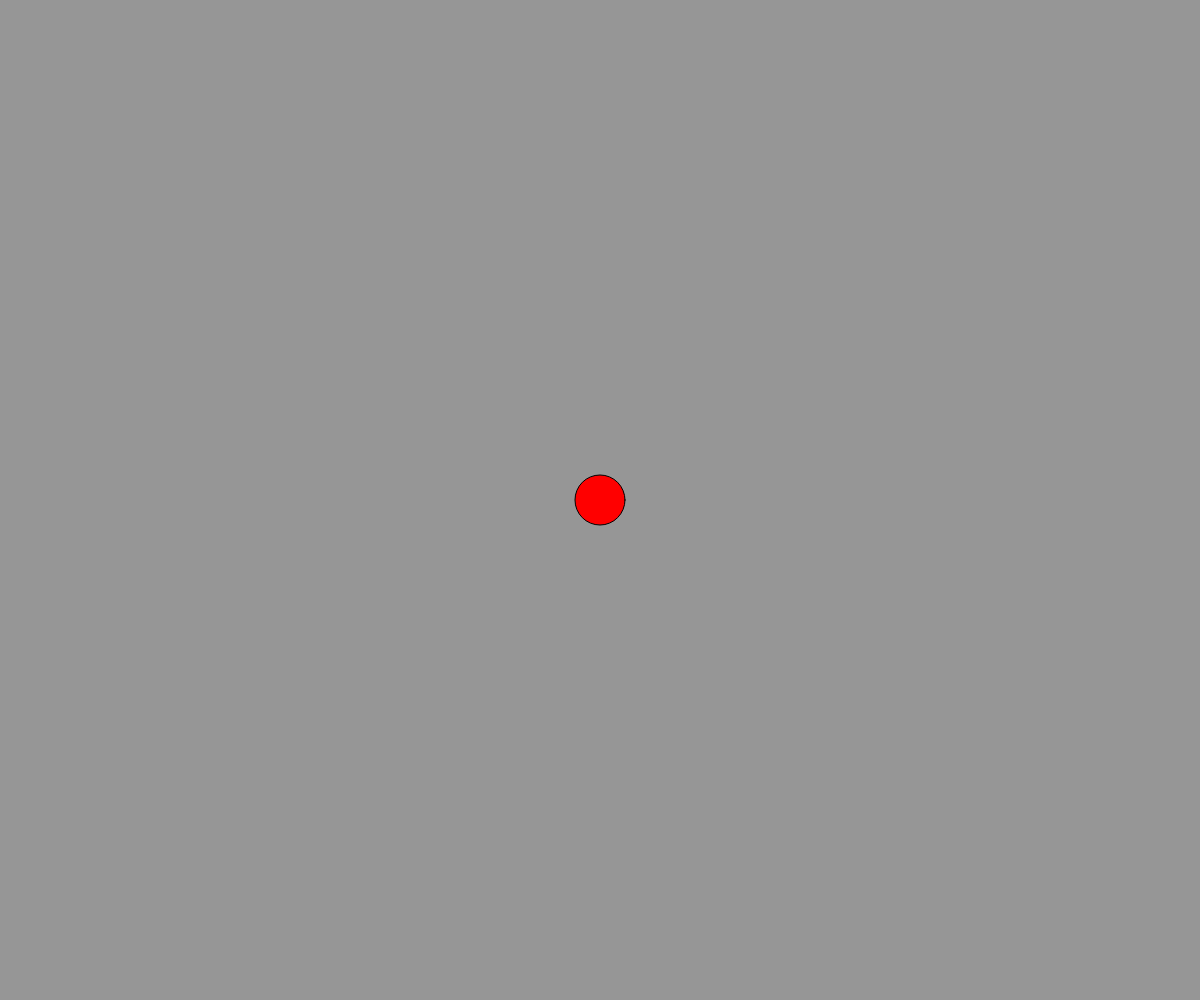
Frame 1 (no input)
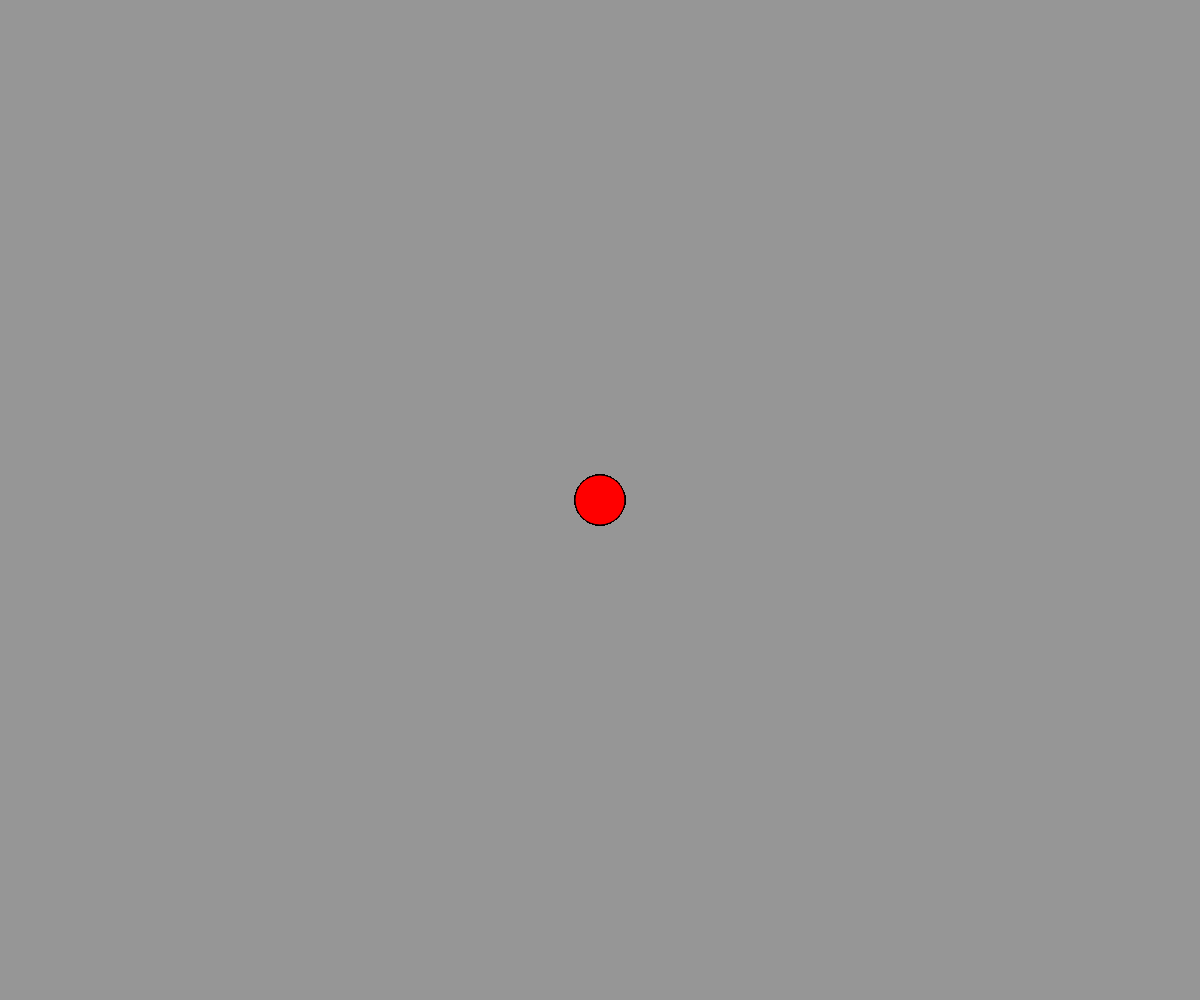
Frame 60 (no input)
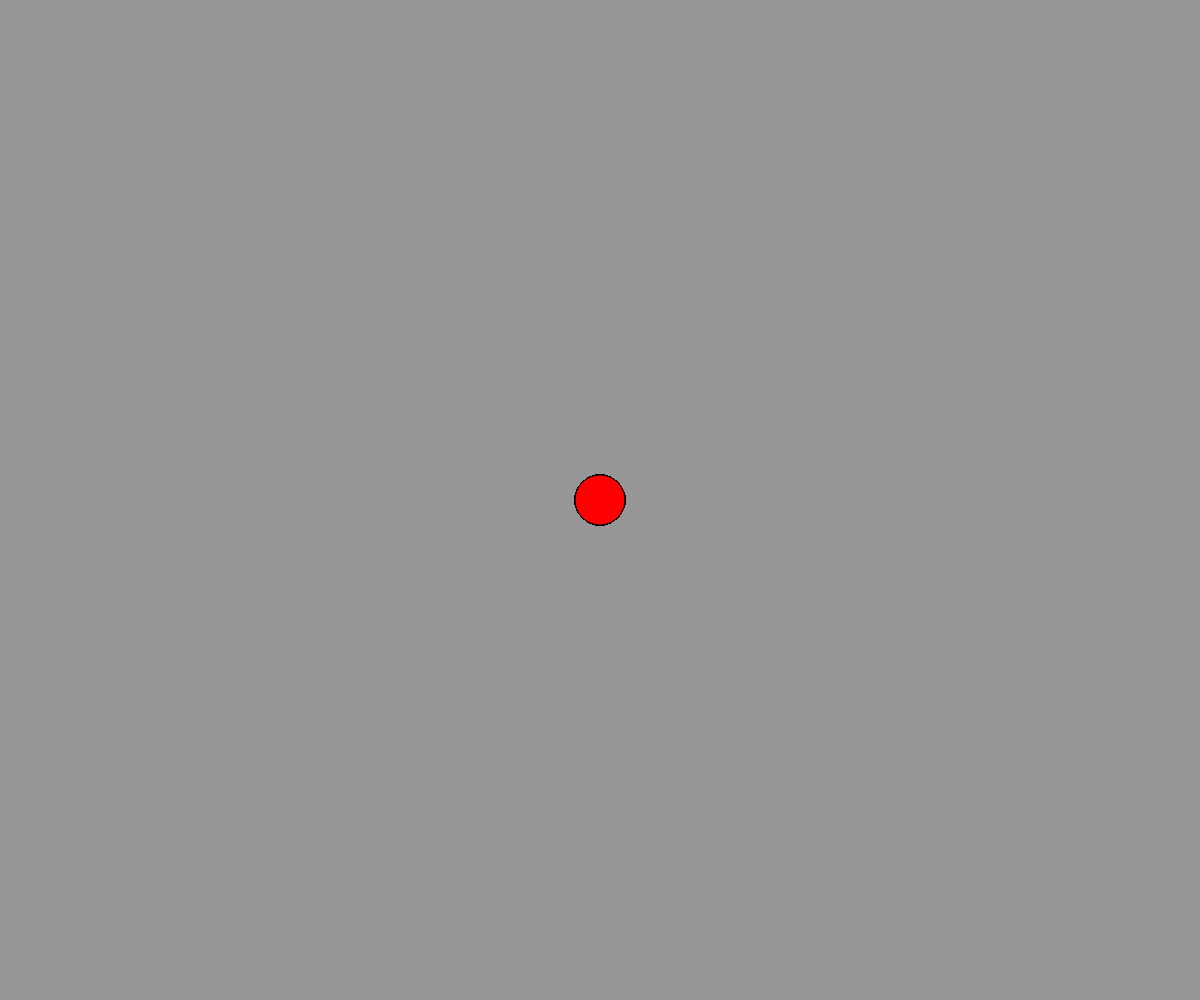
Frame 120 (the mouse pressed at the canvas centre since frame 60)

The p5.js sketch that drew these frames (run headless with seeded random() and noise() and a simulated clock; from frame 60 on, the mouse is pressed at the canvas centre):

// p5.js sketch
// ── sketch.js
function setup() {
  // put setup code here
  createCanvas(windowWidth, windowHeight);
  background(150);
}

function draw() {
  fill(255, 0, 0);
  ellipse(windowWidth/2, windowHeight/2, 50, 50);
}

function mouseReleased() {
  stroke(random(255), 0, 0);
  strokeWeight(random(6));
  fill(random(255), 0, 0);
  ellipse(mouseX, mouseY, 50, 50);
}
